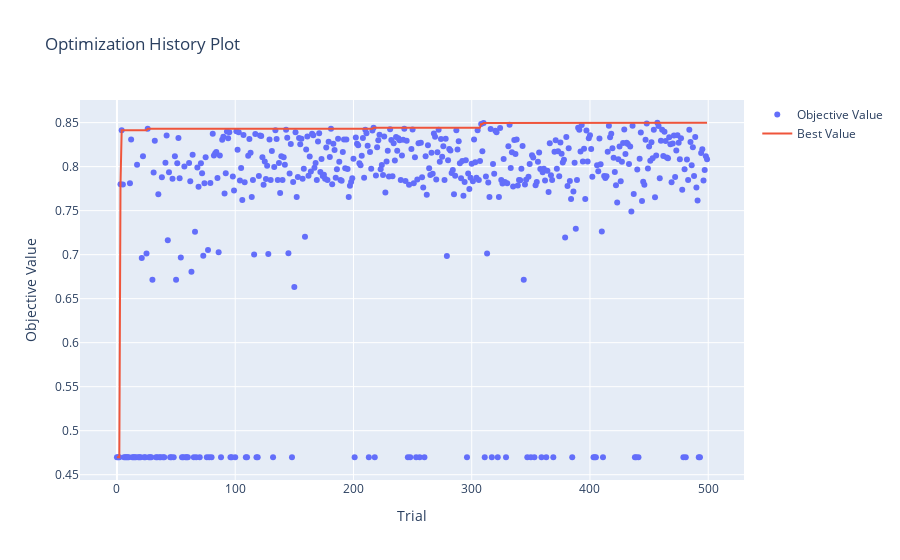

Notebook cell for this chart:
### Code cell
import optuna
import optuna.visualization as optuna_visualization

fig = optuna_visualization.plot_optimization_history(study)
fig.show()

### Figure 1 — Plotly figure (JSON) as saved in the notebook; plotly's stock layout.template omitted (floating-point values rounded to 4 significant figures; data arrays with more than 128 entries replaced by an {"elided": "..."} marker saying what was removed)
{"data": [{"mode": "markers", "name": "Objective Value", "type": "scatter", "x": {"elided": "500 int values"}, "y": {"elided": "500 float values"}}, {"mode": "lines", "name": "Best Value", "type": "scatter", "x": {"elided": "500 int values"}, "y": {"elided": "500 float values"}}, {"marker": {"color": "#cccccc"}, "mode": "markers", "name": "Infeasible Trial", "showlegend": false, "type": "scatter", "x": [], "y": []}], "layout": {"title": {"text": "Optimization History Plot"}, "xaxis": {"title": {"text": "Trial"}}, "yaxis": {"title": {"text": "Objective Value"}}}}
